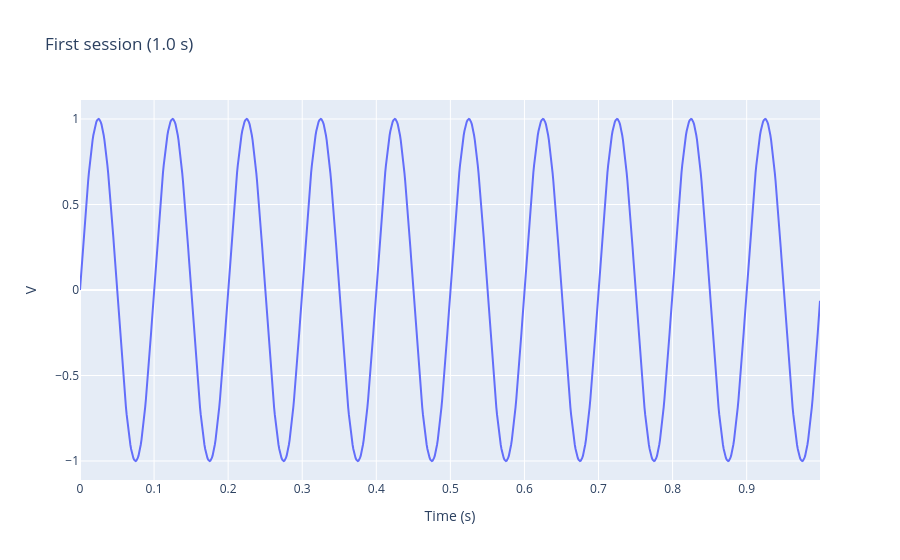

The notebook cell this image was saved under:
### Markdown cell above
## 3. Load and plot the first session

The file is a standard HDF5 — load it with `versionable.load()`, no special API.

### Code cell
# Load the recording from disk.
firstRec = versionable.load(Recording, OUTPUT_PATH)

# Print some info and plot the data.
print(f"{firstRec.name} — {len(firstRec.time_s)} samples, {firstRec.sampleRate_Hz:.0f} Hz")
print(f"Duration: {firstRec.time_s[-1] - firstRec.time_s[0]:.3f} s")
fig = go.Figure(layout={"title": "First session (1.0 s)", "xaxis_title": "Time (s)", "yaxis_title": "V"})
fig.add_trace(go.Scatter(x=firstRec.time_s, y=firstRec.voltage_V))
fig.show()

### Figure 1 — Plotly figure (JSON) as saved in the notebook; plotly's stock layout.template omitted (floating-point values rounded to 4 significant figures; data arrays with more than 128 entries replaced by an {"elided": "..."} marker saying what was removed)
{"data": [{"type": "scatter", "x": {"elided": "1000 float values"}, "y": {"elided": "1000 float values"}}], "layout": {"title": {"text": "First session (1.0 s)"}, "xaxis": {"title": {"text": "Time (s)"}}, "yaxis": {"title": {"text": "V"}}}}
